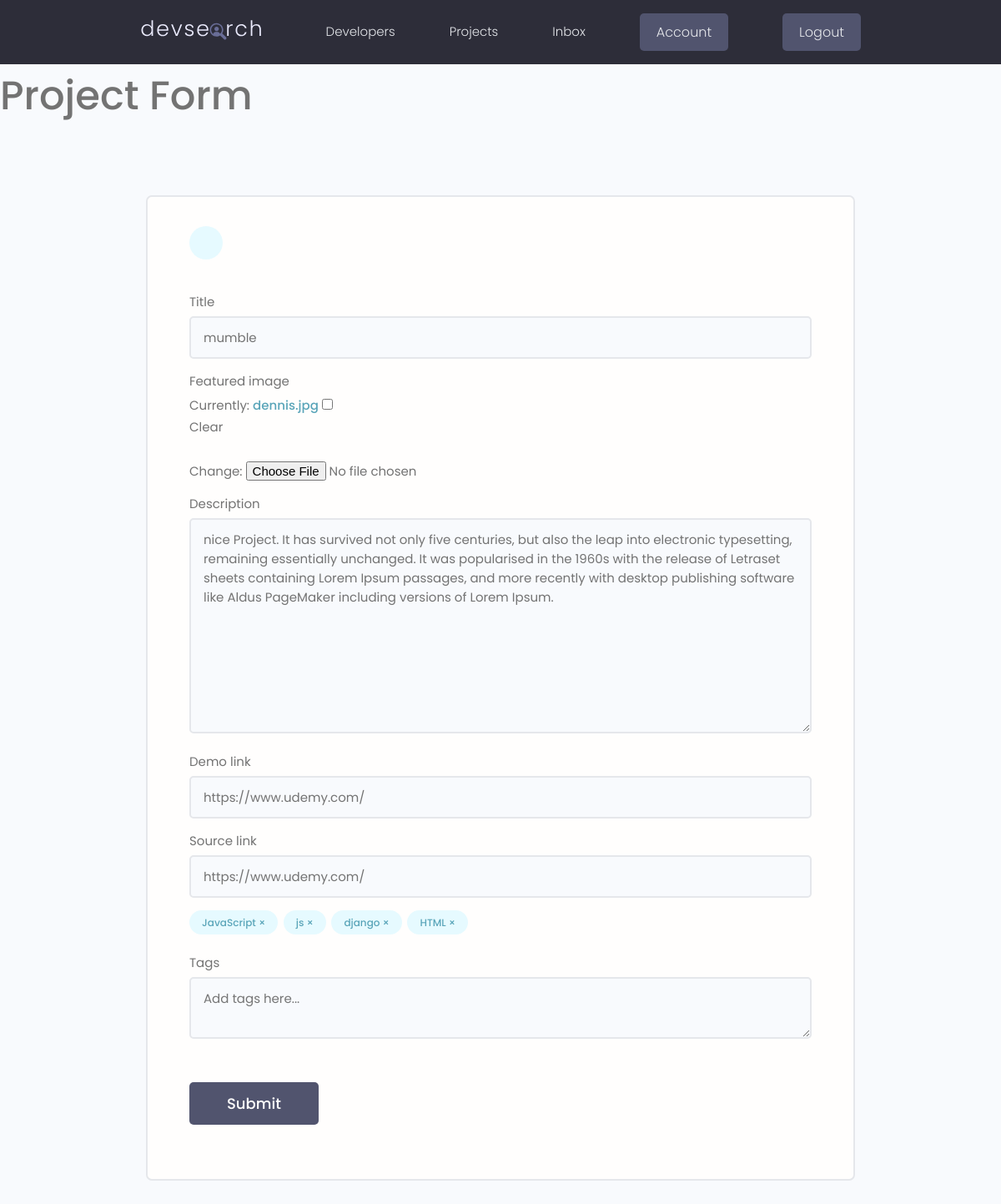
Page /projects/update-project/e0eea8b4-0541-4767-bfdc-c3e3a43ebb7e/ (signed in) on the committed database.
### projects/models.py (models this page shows, shortened)
class Project(models.Model):
    owner = models.ForeignKey(Profile, null=True, blank=True, on_delete=models.CASCADE)
    title = models.CharField(max_length=200)
    description = models.TextField(null=True, blank=True)
    featured_image = models.ImageField(null=True, blank=True, default="default.jpg")
    demo_link = models.CharField(max_length=2000, null=True, blank=True)
    source_link = models.CharField(max_length=2000,null=True, blank=True)
    tags = models.ManyToManyField('Tag', blank=True)
    vote_total = models.IntegerField(default=0, null=True, blank=True)
    vote_ratio = models.IntegerField(default=0, null=True, blank=True)
    created = models.DateTimeField(auto_now_add=True)
    id = models.UUIDField(default=uuid.uuid4, unique=True, primary_key=True, editable=False)
    class Meta:
        ordering = ['-vote_ratio', '-vote_total', 'title']

class Tag(models.Model):
    name = models.CharField(max_length=200)
    created = models.DateTimeField(auto_now_add=True)
    id = models.UUIDField(default=uuid.uuid4, unique=True, primary_key=True, editable=False)

### projects/views.py (the view, shortened to what this page needs)
# urls.py: path('update-project/<str:pk>/', views.updateProject, name="update-project"),
@login_required(login_url="login")
def updateProject(request, pk):
    profile = request.user.profile
    project = profile.project_set.get(id=pk)
    form = ProjectForm(instance=project)
    context = {'form': form, 'project': project}
    return render(request, "projects/project_form.html", context)

### projects/forms.py
class ProjectForm(ModelForm):
    class Meta:
        model = Project
        fields = ['title', 'featured_image', 'description', 'demo_link', 'source_link']
        widgets = {
            'tags': forms.CheckboxSelectMultiple(),
        }
    def __init__(self, *args, **kwargs):
        super(ProjectForm, self).__init__(*args, **kwargs)
        for name, field in self.fields.items():
            field.widget.attrs.update({'class': 'input'})

### projects/templates/projects/project_form.html (shortened to what this page needs)
{% extends 'main.html' %}
{% block content %}
<h1>Project Form</h1>
<main class="formPage my-xl">
    <div class="content-box">
        <div class="formWrapper">
            <a class="backButton" href="{% url 'account' %}"></a>
            <br>
            <form class="form" method="POST" enctype="multipart/form-data">
                {% for field in form %}
                <div class="form__field">
                    <label for="formInput#text">{{field.label}} </label>
                    {{field}}
                </div>
                {% endfor %}
                <div class="form__field">
                    {% for tag in project.tags.all %}
                        <div class="project-tag tag tag--pill tag--main" data-tag="{{tag.id}}" data-project="{{project.id}}">{{tag.name}} &#215</div>
                    {% endfor %}
                </div>
                <div class="form__field">
                    <label for="formInput#text">Tags</label>
                    <textarea class="input" name="newtags" placeholder="Add tags here..."></textarea>
                </div>
                <input class="btn btn--sub btn--lg  my-md" type="submit" value="Submit" />
            </form>
        </div>
    </div>
</main>
{% endblock %}

### static/styles/app.css (style rules this page uses)
:root { --color-sub: #2d2d39; }
.btn--sub { background-color: var(--color-sub-light); }
.content-box { width: 95%; max-width: 85rem; margin: 0 auto; }
.backButton { background: var(--color-main-light); color: var(--color-main); width: 4rem; height: 4rem; display: flex; align-items: center; justify-content: center; border-radius: 50%; }
.formPage .formWrapper { list-style: none; background: var(--color-white); padding: 3.5rem 5rem; border: 2px solid var(--color-light); border-radius: 0.7rem; }

### static/uikit/styles/modules/_variables.css (style rules this page uses)
:root { --color-main: #5aa5b9; --color-main-light: #e6faff; --color-sub: #3f4156; --color-sub-light: #51546e; --color-sub-lighter: #ededfd; --color-text: #737373; --color-gray: #8b8b8b; --color-light: #e5e7eb; --color-light-gray: #767676; --color-bg: #f8fafd; --color-white: #fffefd; --color-white-light: #f3f3f3; --color-success: #359e64; --color-success-bg: #def8e8; --color-error: #fc4b0b; --color-error-bg: #fff2ee; --font-base: 'Poppins', arial, helvetica, 'Segoe UI', roboto, ubuntu, sans-serif; --font-monospace: 'Fira Code', 'Courier New', courier, monospace; --font-regular: 300; --font-medium: 500; --font-bold: 700; --generic-shadow: 1px 1px 5px #00000010; --generic-transition: all 0.3s ease-in-out; }

### static/uikit/styles/modules/_base.css (style rules this page uses)
* { margin: 0; padding: 0; box-sizing: border-box; text-rendering: optimizeLegibility; color: inherit; font-size: inherit; }
html { font-size: 50%; }
@media only screen and (min-width: 480px) { html { font-size: 56.25%; } }
@media only screen and (min-width: 1200px) { html { font-size: 62.5%; } }
body { line-height: 1.6; font-weight: 400; font-size: 1.5rem; color: var(--color-text); background-color: var(--color-bg); min-height: 100vh; }

### static/uikit/styles/modules/_typography.css (style rules this page uses)
* { font-family: var(--font-base); }
h1 { font-size: 4.8rem; font-weight: var(--font-medium); }
a { padding-bottom: 2px; text-decoration: none; display: inline-block; color: var(--color-main); font-weight: var(--font-medium); }

### static/uikit/styles/modules/_utilities.css (style rules this page uses)
.my-md { margin: 3rem auto; }
.my-xl { margin: 8rem auto; }

### static/uikit/styles/modules/_button.css (style rules this page uses)
.btn { display: inline-block; position: relative; cursor: pointer; background-color: var(--color-light); font-weight: var(--font-medium); color: var(--color-sub); text-decoration: none; padding: 1rem 2rem; border-radius: 0.5rem; border: none; width: -webkit-fit-content; width: -moz-fit-content; width: fit-content; height: -webkit-fit-content; height: -moz-fit-content; height: fit-content; font-size: 1.6rem; outline-width: 0; outline-color: transparent; -webkit-backface-visibility: hidden; backface-visibility: hidden; transition: all 0.3s ease-in-out; }
.btn--sub { background-color: var(--color-sub); color: var(--color-white); }
.btn--lg { font-size: 1.8rem; padding: 1.2rem 4.5rem; }

### static/uikit/styles/modules/_form.css (style rules this page uses)
.form { display: block; }
.form__field { margin-top: 1.5rem; margin-bottom: 1.5rem; }
.form__label, .form__field > label { display: block; margin-bottom: 0.5rem; color: var(--color-text); }
input.input[type='text'], input.input[type='email'], input.input[type='password'], input.input[type='number'], textarea.input { min-width: 24rem; width: 100%; padding: 1.2rem 1.5rem; border-radius: 0.5rem; border: 2px solid var(--color-light); transition: all 0.3s ease-in-out; background-color: var(--color-bg); }

### static/uikit/styles/modules/_tag.css (style rules this page uses)
.tag { display: inline-flex; align-items: center; background-color: var(--color-sub); height: -webkit-fit-content; height: -moz-fit-content; height: fit-content; width: -webkit-fit-content; width: -moz-fit-content; width: fit-content; border-radius: 0.5rem; padding: 0.5rem 1.5rem; font-size: 1.2rem; cursor: pointer; }
.tag:not(:last-child) { margin-right: 0.25rem; margin-bottom: 0.75rem; }
.tag--pill { border-radius: 5rem; }
.tag--main, .tag--main > small { background: var(--color-main-light); color: var(--color-main); font-weight: 500; }

### rows in the picture
Project: form "mumble" "nice Project. It has survived not only five centuries, but also the leap into electronic typesetting, remaining essentially unchanged. It was popularised in the 1960s with the release of Letraset sheets containing Lorem Ipsum passages, and more recently with desktop publishing software like Aldus PageMaker including versions of Lorem Ipsum." "https://www.udemy.com/" "https://www.udemy.com/"
Tag: name "JavaScript"
Tag: name "js"
Tag: name "django"
Tag: name "HTML"

### other values in the picture
{{ field.label }} "Title" "Featured image" "Description" "Demo link" "Source link"
